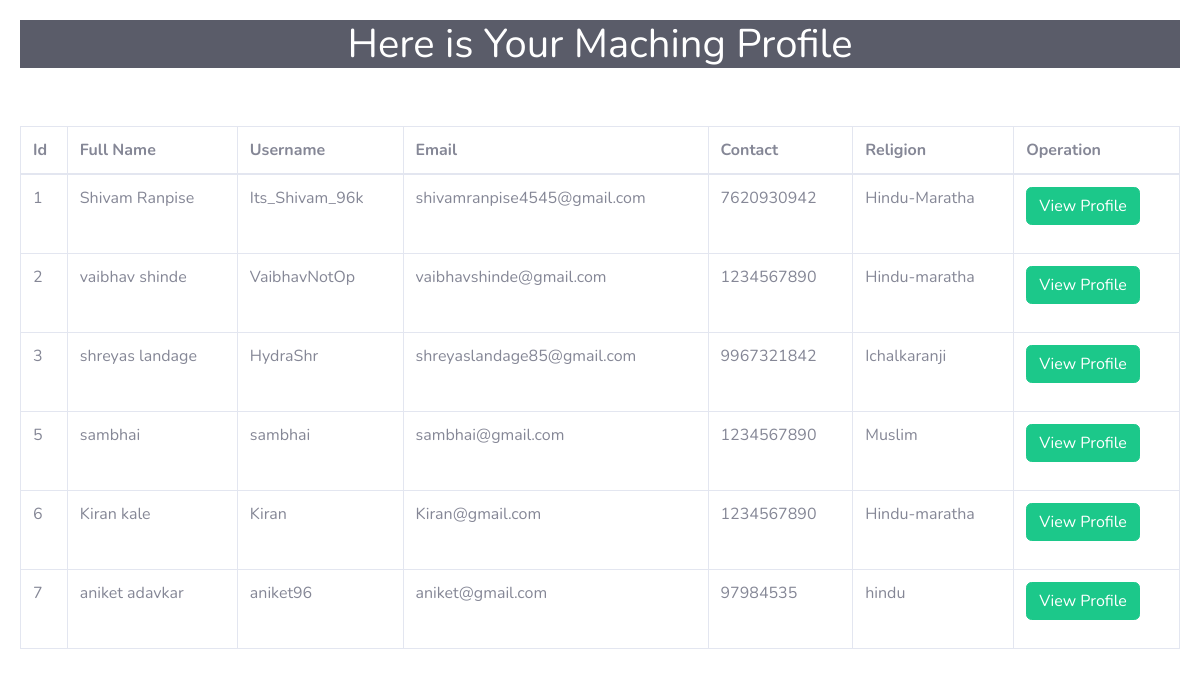
/fav.php, run on the app's committed database.
### tables this page shows
CREATE TABLE `users` (
  `id` int(225) NOT NULL,
  `unique_id` int(255) NOT NULL,
  `username` varchar(225) NOT NULL,
  `nick` varchar(225) NOT NULL,
  `dob` varchar(225) NOT NULL,
  `email` varchar(225) NOT NULL,
  `gender` varchar(200) NOT NULL,
  `contact` varchar(225) NOT NULL,
  `password` varchar(225) NOT NULL,
  `date` varchar(40) NOT NULL,
  `religion` varchar(225) NOT NULL,
  `about` varchar(1000) NOT NULL,
  `image` varchar(100) NOT NULL,
  `status` varchar(255) NOT NULL
);

### fav.php (the view, shortened to what this page needs)
<?php
include 'configuration.php';
?>
<head>
<link href="vendor/fontawesome-free/css/all.min.css" rel="stylesheet" type="text/css">
  <link href="admin/css/sb-admin-2.min.css" rel="stylesheet">
</head>
<div class="card-body">
  <h1 class="text-center text-white bg-dark">Here is Your Maching Profile</h1>
  <div class="table-responsive">
  <?php
              $query = "SELECT * FROM users";
              $query_run = mysqli_query($al, $query);
  ?>
    <table class="table table-bordered" id="dataTable" width="100%" cellspacing="0" style="margin:50px 0;">
      <thead>
        <tr>
          <th> Id </th>
          <th> Full Name </th>
          <th>Username </th>
          <th>Email</th>
          <th>Contact</th>
          <th>Religion</th>
          <th>Operation</th>
        </tr>
      </thead>
      <tbody>
      <?php
                      if(mysqli_num_rows($query_run) > 0)
                      {
                          while($row = mysqli_fetch_assoc($query_run))
                       {
      ?>
        <tr>
        <td><?php  echo $row['id']; ?></td>
        <td><?php  echo $row['username']; ?></td>
        <td><?php  echo $row['nick']; ?></td>
        <td><?php  echo $row['email']; ?></td>
        <td><?php  echo $row['contact']; ?></td>
        <td><?php  echo $row['religion']; ?></td>
          <td>
              <form action="profile.php" method="post">
                  <button  type="submit" name="edit_btn1" class="btn btn-success"> View Profile</button>
              </form>
          </td>
        </tr>
        <?php
            }
        }
           else {
                echo "No Record Found";
                }
       ?>
      </tbody>
    </table>
  </div>
</div>

### data on the page
users: id "1", username "Shivam Ranpise", nick "Its_Shivam_96k", email "shivamranpise4545@gmail.com", contact "7620930942", religion "Hindu-Maratha"
users: id "2", username "vaibhav shinde", nick "VaibhavNotOp", email "vaibhavshinde@gmail.com", contact "1234567890", religion "Hindu-maratha"
users: id "3", username "shreyas landage", nick "HydraShr", email "shreyaslandage85@gmail.com", contact "9967321842", religion "Ichalkaranji"
users: id "5", username "sambhai", nick "sambhai", email "sambhai@gmail.com", contact "1234567890", religion "Muslim"
users: id "6", username "Kiran kale", nick "Kiran", email "Kiran@gmail.com", contact "1234567890", religion "Hindu-maratha"
users: id "7", username "aniket adavkar", nick "aniket96", email "aniket@gmail.com", contact "97984535", religion "hindu"
